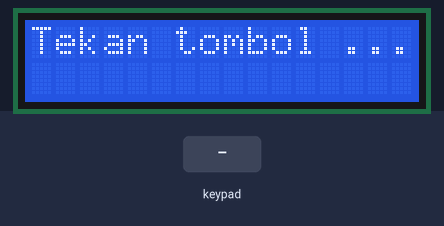
Recording of a sketch running on a simulated Arduino Uno, built with avr-gcc and run on an emulated ATmega328P. On the bench: 16×2 character LCD. Inputs (shaded band) come from the test bench.

Above: at 1.2 s.
1.3 s: keypad keys 8 9 1 0 1 1 # pressed 0.4 s apart
At 4.5 s:
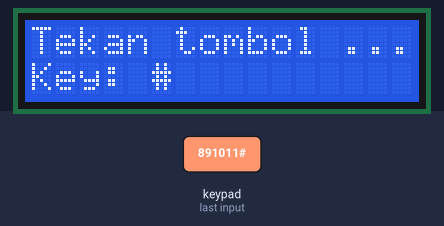
5.6 s: key 'A' pressed
At 5.9 s:
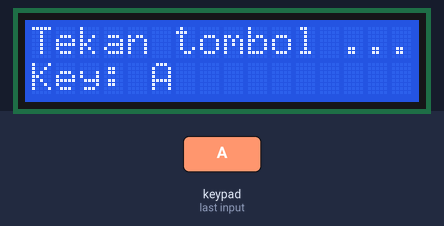
7.1 s: key 'B' pressed
At 8.0 s:
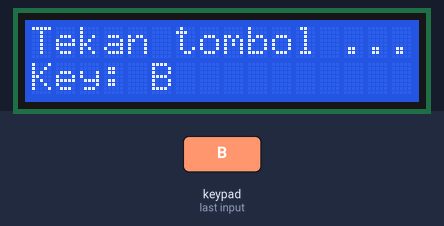
8.6 s: keypad keys 8 9 1 0 1 1 * pressed 0.4 s apart
At 12.3 s:
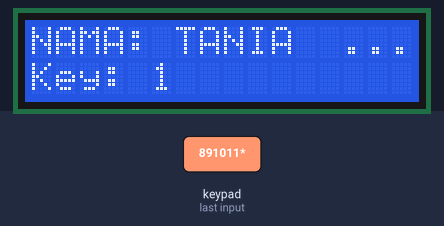
12.9 s: key 'C' pressed
At 13.7 s:
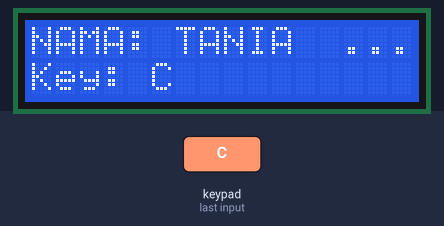
14.4 s: keypad keys 8 9 1 0 1 1 A pressed 0.4 s apart
At 18.0 s:
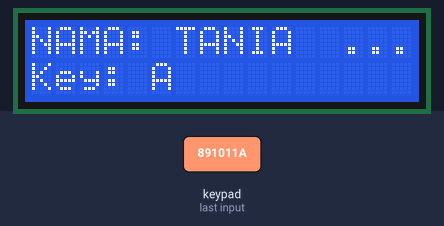
Timing chart, 0 to 19.5 s (numbered marks = the images above; inputs shaded):
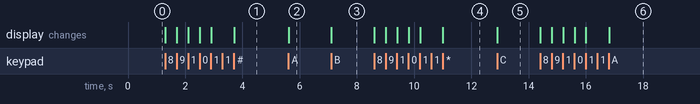

Measured:
- after the input at 1.3 s, the display: first changes at once (image 1 shows a later state)
- after the input at 5.6 s, the display: changes at once (image 2)
- after the input at 7.1 s, the display: changes at once (image 3)
- after the input at 8.6 s, the display: first changes at once (image 4 shows a later state)
- after the input at 12.9 s, the display: changes at once (image 5)
- after the input at 14.4 s, the display: first changes at once (image 6 shows a later state)

The sketch:

TUGAS.ino
```cpp
#include <Keypad.h>
#include <LiquidCrystal.h>
// Konfigurasi LCD
LiquidCrystal lcd(2, 3, 4, 5, 6, 7); // RS, E, D4, D5, D6, D7
// Ukuran keypad
const byte ROWS = 4;
const byte COLS = 4;
// Susunan tombol pada keypad
char keys[ROWS][COLS] = {
 {'1','2','3','A'},
 {'4','5','6','B'},
 {'7','8','9','C'},
 {'*','0','#','D'}
};
// Pin baris dan kolom keypad
byte rowPins[ROWS] = {A0, A1, A2, A3};
byte colPins[COLS] = {8, 9, 10, 11};
// Objek keypad
Keypad keypad = Keypad(makeKeymap(keys), rowPins, colPins, ROWS, COLS);
void setup() {
 lcd.begin(16,2);
 lcd.clear();
 lcd.print("Tekan tombol ....");

}

void loop() {
 char key = keypad.getKey(); // baca tombol yang ditekan
 if (key != NO_KEY) {
  if (key == '*') {
    lcd.setCursor(0, 0);
    lcd.print("NAMA: TANIA ");

 } else {
    lcd.setCursor(0, 1);            // Baris kedua
    lcd.print("Key: ");
    lcd.print(key);
    lcd.print("           ");
  }
 }
}
```
